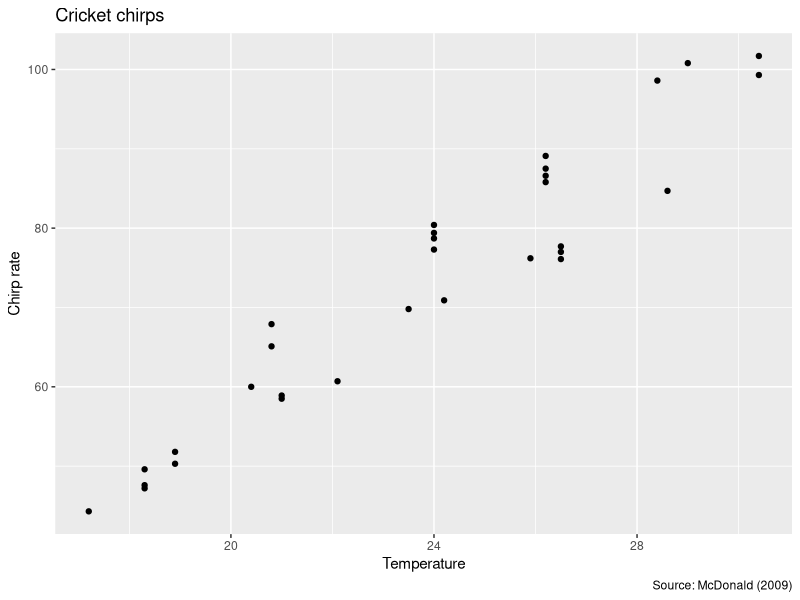
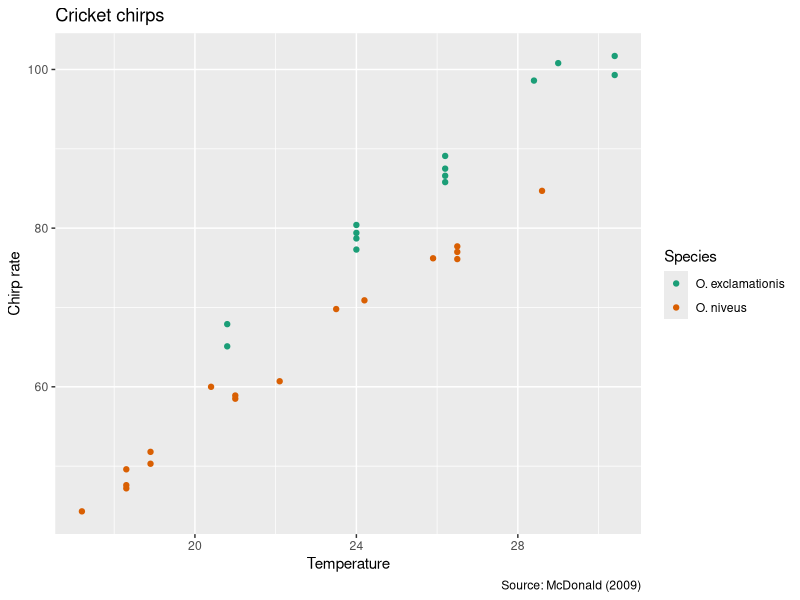
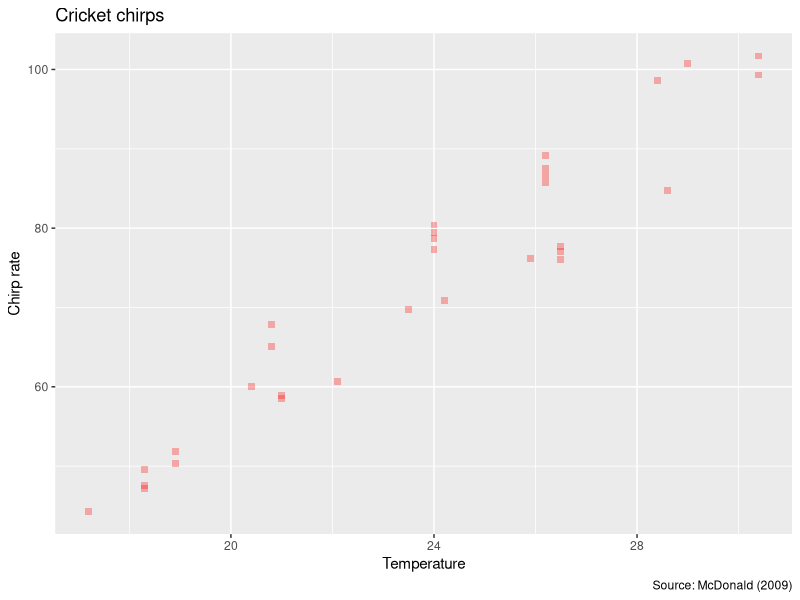
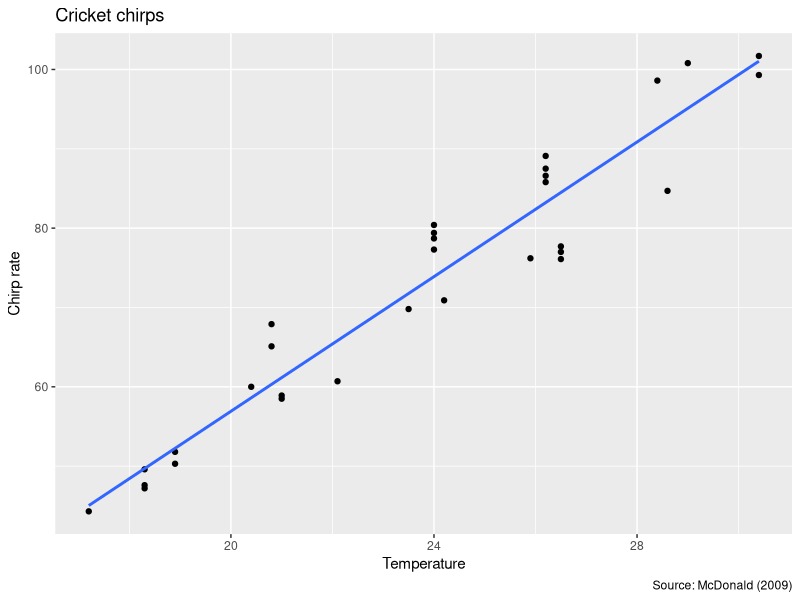
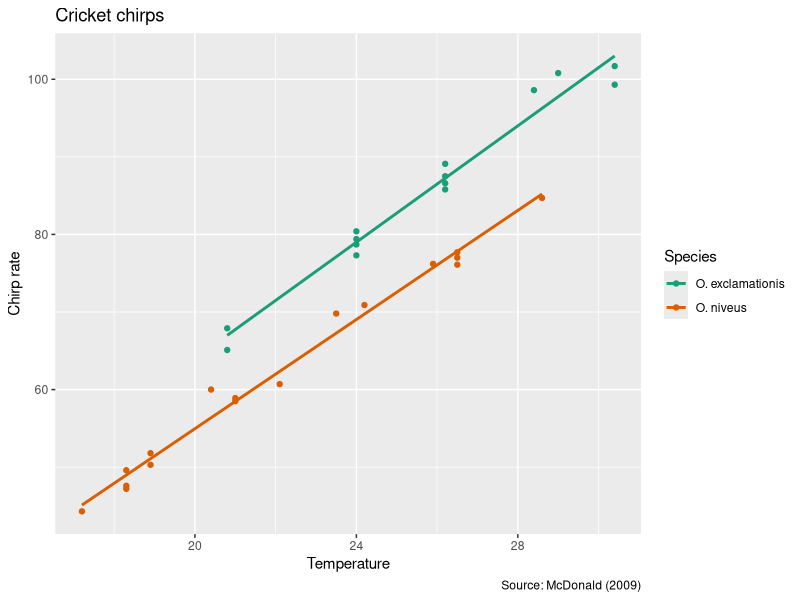
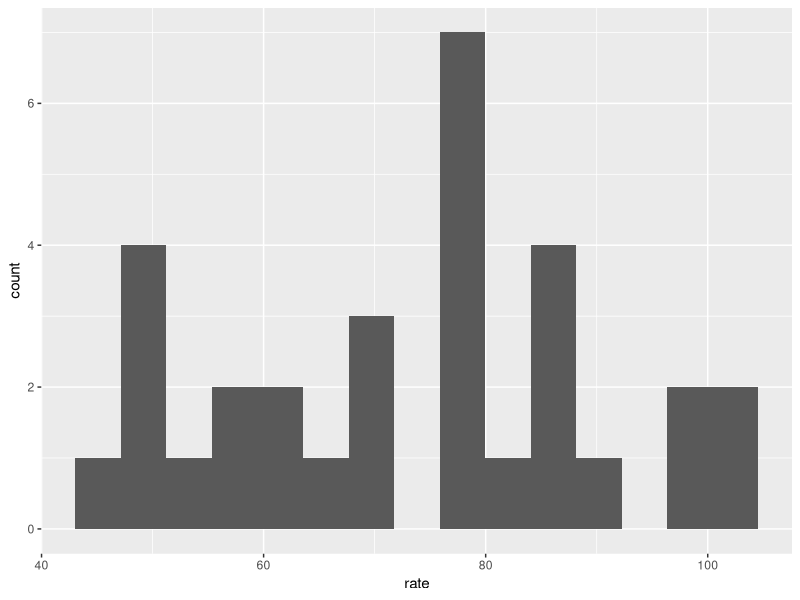
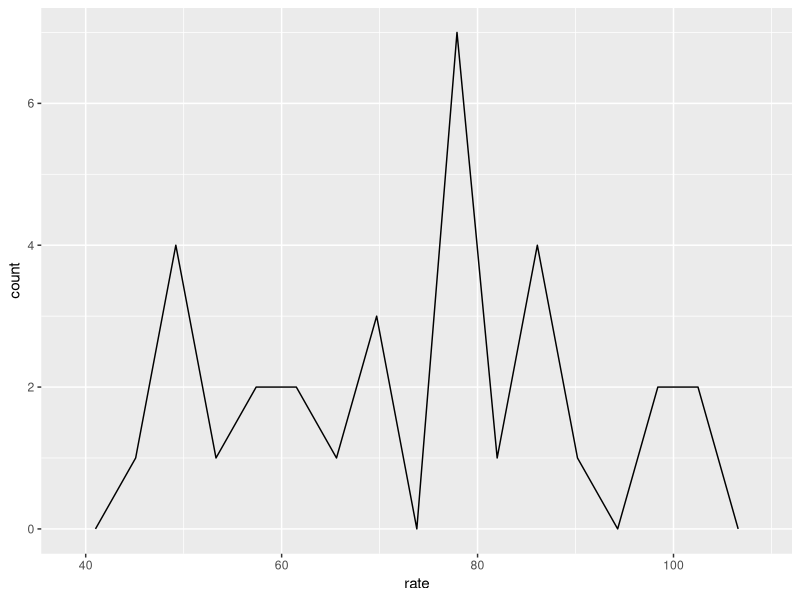
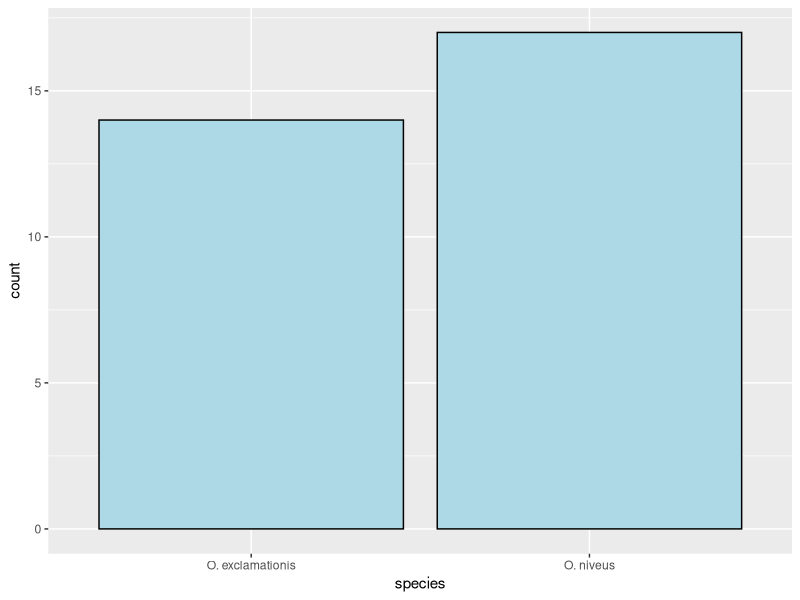

The R script that drew these images, in order: (Note: this script raises an error after producing the figures.)
library(tidyverse)
library(modeldata)
?ggplot

?crickets
View(crickets)

# The basics

ggplot(crickets, aes(x = temp, 
                     y = rate)) + 
  geom_point() +
  labs(x = "Temperature",
       y = "Chirp rate",
       title = "Cricket chirps",
       caption = "Source: McDonald (2009)")

ggplot(crickets, aes(x = temp, 
                     y = rate,
                     color = species)) + 
  geom_point() +
  labs(x = "Temperature",
       y = "Chirp rate",
       color = "Species",
       title = "Cricket chirps",
       caption = "Source: McDonald (2009)") +
  scale_color_brewer(palette = "Dark2")

# Modifiying basic properties of the plot

ggplot(crickets, aes(x = temp, 
                     y = rate)) + 
  geom_point(color = "red",
             size = 2,
             alpha = .3,
             shape = "square") +
  labs(x = "Temperature",
       y = "Chirp rate",
       title = "Cricket chirps",
       caption = "Source: McDonald (2009)")

# Learn more about the options for the geom_abline()
# with ?geom_point

# Adding another layer


ggplot(crickets, aes(x = temp, 
                     y = rate)) + 
  geom_point() +
  geom_smooth(method = "lm",
              se = FALSE) +
  labs(x = "Temperature",
       y = "Chirp rate",
       title = "Cricket chirps",
       caption = "Source: McDonald (2009)")

ggplot(crickets, aes(x = temp, 
                     y = rate,
                     color = species)) + 
  geom_point() +
  geom_smooth(method = "lm",
              se = FALSE) +
  labs(x = "Temperature",
       y = "Chirp rate",
       color = "Species",
       title = "Cricket chirps",
       caption = "Source: McDonald (2009)") +
  scale_color_brewer(palette = "Dark2") 

# Other plots

ggplot(crickets, aes(x = rate)) + 
  geom_histogram(bins = 15) # one quantitative variable

ggplot(crickets, aes(x = rate)) + 
  geom_freqpoly(bins = 15)

ggplot(crickets, aes(x = species)) + 
  geom_bar(color = "black",
           fill = "lightblue")

ggplot(crickets, aes(x = species, 
                     fill = species)) + 
  geom_bar(show.legend = FALSE) +
  scale_fill_brewer(palette = "Dark2")

ggplot(crickets, aes(x = species, 
                     y = rate,
                     color = species)) + 
  geom_boxplot(show.legend = FALSE) +
  scale_color_brewer(palette = "Dark2") +
  theme_minimal()

?theme_minimal()

# faceting

# not great:
ggplot(crickets, aes(x = rate, 
                     fill = species)) + 
  geom_histogram(bins = 15) +
  scale_fill_brewer(palette = "Dark2")

ggplot(crickets, aes(x = rate,
                     fill = species)) + 
  geom_histogram(bins = 15,
                 show.legend = FALSE) + 
  facet_wrap(~species) +
  scale_fill_brewer(palette = "Dark2")
?facet_wrap

ggplot(crickets, aes(x = rate,
                     fill = species)) + 
  geom_histogram(bins = 15,
                 show.legend = FALSE) + 
  facet_wrap(~species,
             ncol = 1) +
  scale_fill_brewer(palette = "Dark2") + 
  theme_minimal()
